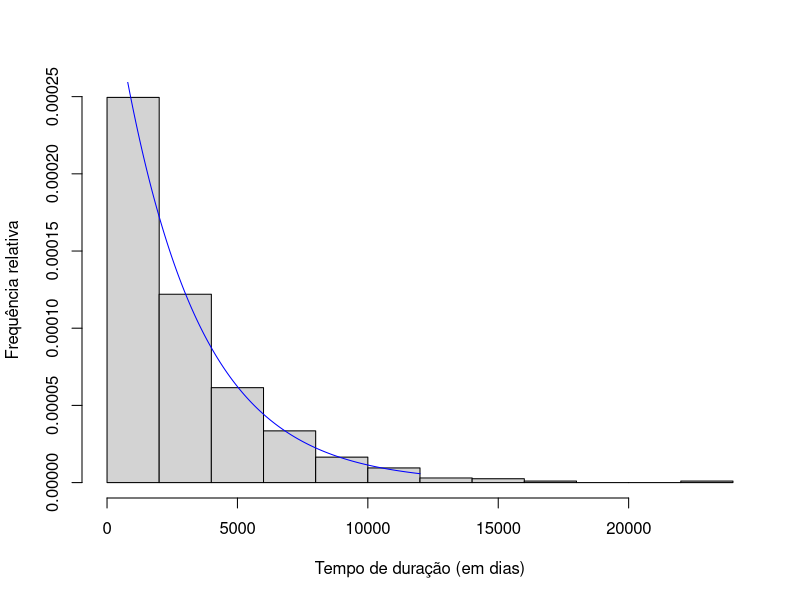
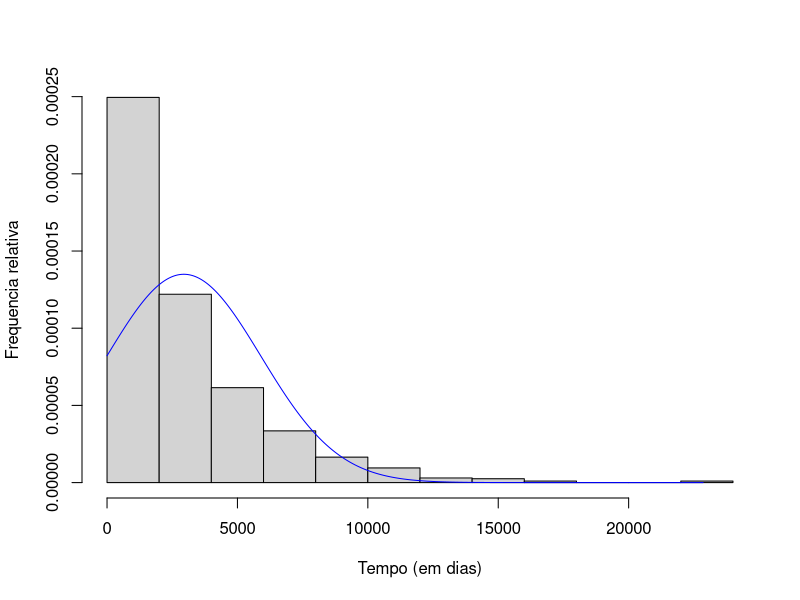
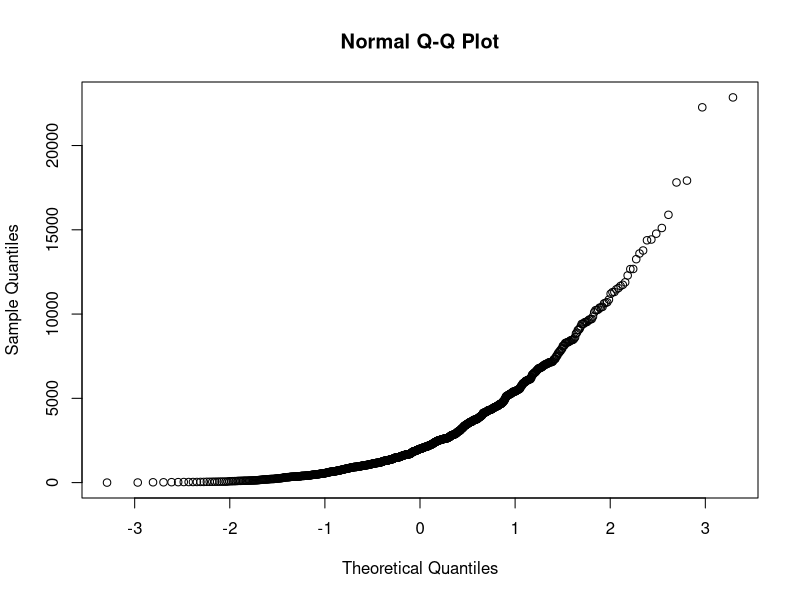
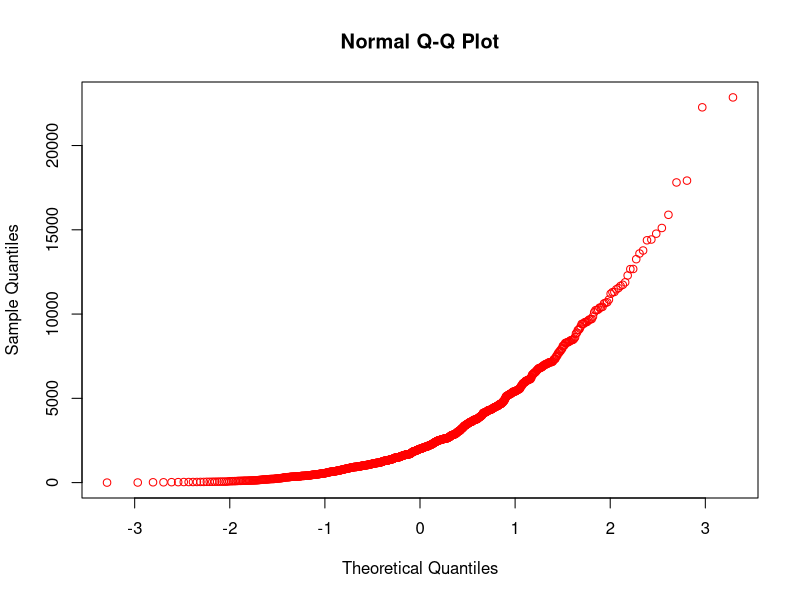
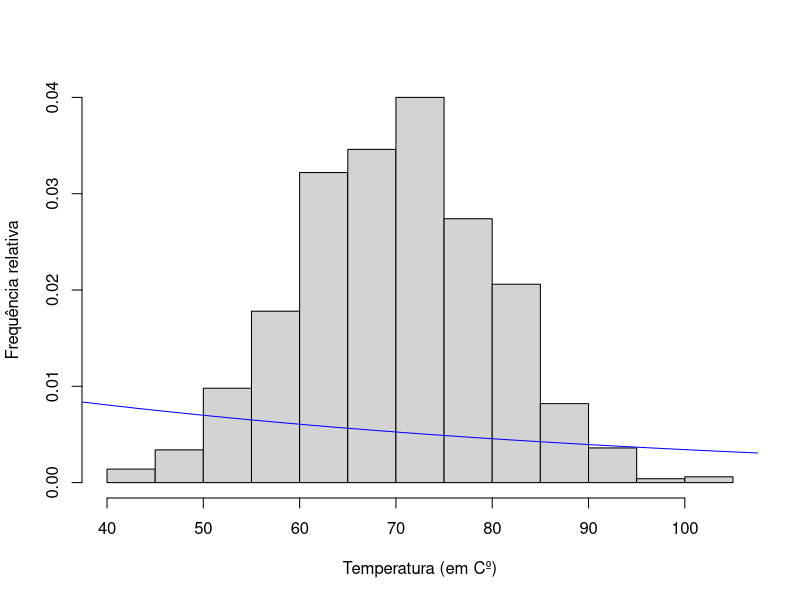

The R source for these figures, in order:
dados <-read.csv("probabilidade.csv", sep=";", dec=",");
tempo <- dados$Tempo;
temperatura <- dados$Temperatura;
marca <- dados$Marca;
############## Globalmente ############
# para o tempo
#########################
#distribuição exponencial
#########################
mediaTempo <- mean(tempo)
x <-seq(0, 12000, by=1)

fteorico <- dexp(x, rate =1/ mediaTempo)

hist(tempo, freq = F, xlab="Tempo de duração (em dias)", ylab="Frequência relativa", main="")
lines(x, fteorico, col="blue")

#####################
# distribuição normal
#####################
desvioTempo <- sd(tempo)
x <-seq(min(tempo), max(tempo), by = 0.1)
fteorico <- dnorm(x, mean = mediaTempo, sd = desvioTempo)

hist(tempo, freq = F, xlab="Tempo (em dias)", ylab = "Frequencia relativa", main="")
lines(x, fteorico, col = "blue")

qqnorm(tempo)
qqnorm(tempo, col="red")
#####################

# para a temperatura
##########################
# Distribuição exponencial
##########################
mediaTemperatura <- mean(temperatura)
y <-seq(0,12000, by=1)

fteoricoTemperatura <- dexp(y, rate = 1/ mediaTemperatura)

hist(temperatura, freq = F, xlab = "Temperatura (em Cº)", ylab="Frequência relativa", main="")
lines(y, fteoricoTemperatura, col="blue")

######################
# Distribuição normal
######################
